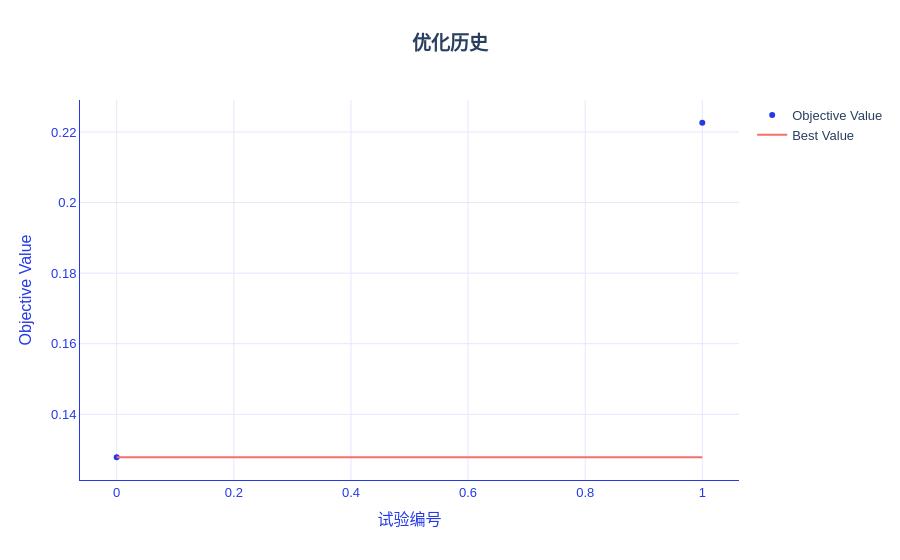

The code cell stored with this chart in its notebook:
### Markdown cell above
## 1. ResNet 分类：预训练、训练、调参与部署

完整独立流程。使用全部样本；为了展示接口，预训练设为一轮、监督训练两轮，不将演示指标当作充分收敛的模型表现。

### Code cell
import sys

sys.path.append("../")

import numpy as np
import pandas as pd
from IPython.display import display
from hscredit import hscredit_dataset
from hscredit.utils.datasets import HSCREDIT_EXAMPLE_COLUMNS
from pathlib import Path
from tempfile import mkdtemp
import torch
from optuna.samplers import GridSampler
from hscredit import ResNet, ModelTuner, get_metric
from hscredit.core.models.losses import FocalLoss
from hscredit.report import ModelReport

from hscredit.core.model_selection import oot_split, group_train_test_split

data = hscredit_dataset(columns=HSCREDIT_EXAMPLE_COLUMNS)

features = ["BASE_X187", "DK_X1689", "DK_X44", "DK_X1995_2", "DK_X1223", "DK_X2677"]
target = "MOB6@30"
data["MOB1@30"] = data["MOB1"].gt(30).astype(int)
data["MOB3@30"] = data["MOB3"].gt(30).astype(int)
data["MOB6@30"] = data["MOB6"].gt(30).astype(int)
data["风险调整金额"] = data["loan_amt"].where(data["MOB6"].le(60), -data["loan_amt"])
data["授信时间"] = pd.to_datetime(data["授信时间"])

# 最新自然月作为 OOT；同一客户不能同时进入开发集和 OOT。
oot_start = data["授信时间"].max().to_period("M").start_time
development, oot = oot_split(data, time_col="授信时间", oot_start=oot_start)
development = development.loc[~development["用户编码"].isin(oot["用户编码"])].copy()
train, test = group_train_test_split(development, group="用户编码", test_size=0.25, random_state=42)
fit_data, validation = group_train_test_split(
    train, group="用户编码", test_size=0.25, random_state=42
)

features = features + ["GROUP", "BASINF_X19", "BASE_X61"]
target = "MOB6@30"

# 预训练只传特征，包含全部训练子集，没有标签和行采样。
pretrained = ResNet(
    target=target,
    objective="binary",
    d_block=16,
    n_blocks=1,
    max_epochs=2,
    batch_size=2048,
    early_stopping_rounds=None,
    validation_fraction=0,
    device="auto",
    random_state=42,
    optimizer=torch.optim.AdamW,
    optimizer_params={"betas": (0.9, 0.98)},
    loss=FocalLoss(alpha=0.6, gamma=1.0),
)
pretrained.pretrain(
    fit_data[features], eval_set=[validation[features]], pretraining_ratio=0.4, max_epochs=1
)
display(pretrained.get_learning_curve())

# 从预训练快照开始监督训练，使用现成优化器、损失和评估指标。
model = ResNet(
    target=target,
    objective="binary",
    d_block=16,
    n_blocks=1,
    max_epochs=2,
    batch_size=2048,
    early_stopping_rounds=None,
    validation_fraction=0,
    device="auto",
    random_state=42,
    optimizer=torch.optim.AdamW,
    optimizer_params={"betas": (0.9, 0.98)},
    loss=FocalLoss(alpha=0.6, gamma=1.0),
)
model.fit(
    fit_data[features + [target]],
    eval_set={"验证集": validation[features + [target]]},
    from_pretrained=pretrained,
)
display(model.get_learning_curve())
display(pd.DataFrame([model.evaluate(test[features + [target]], metrics=["auc", "ks", "brier"])]))

# 两个学习率候选均从相同预训练状态开始。
search_space = {"learning_rate": [0.001, 0.003]}
candidate = ResNet(
    target=target,
    objective="binary",
    d_block=16,
    n_blocks=1,
    max_epochs=2,
    batch_size=2048,
    early_stopping_rounds=None,
    validation_fraction=0,
    device="auto",
    random_state=42,
    optimizer=torch.optim.AdamW,
    optimizer_params={"betas": (0.9, 0.98)},
    loss=FocalLoss(alpha=0.6, gamma=1.0),
)
tuner = ModelTuner(
    candidate,
    search_space=search_space,
    fit_params={"from_pretrained": pretrained},
    metric=get_metric("brier"),
    cv=None,
    n_jobs=1,
    random_state=42,
    sampler=GridSampler(search_space, seed=42),
    retention="predictions",
)
tuner.fit(
    fit_data[features + [target]],
    eval_set={"验证集": validation[features + [target]]},
    n_trials=2,
    show_progress_bar=False,
)
display(tuner.get_optimization_history())
display(tuner.plot_optimization_history())
best_model = tuner.get_best_model()

datasets = {"训练集": fit_data, "验证集": validation, "测试集": test, "OOT": oot}
report = ModelReport(
    best_model,
    datasets=datasets,
    features=features,
    target=target,
    metrics=["auc", "ks", "brier"],
    n_jobs=1,
)
display(report.summary())
output = Path(mkdtemp(prefix="hscredit_ResNet_binary_"))
report.to_excel(
    output / "模型报告.xlsx", with_plots=False, include_sample_records=False, mode="strict"
)
pretrained.save(output / "预训练模型.pkl")
best_model.save(output / "完整模型.pkl")
best_model.save_inference(output / "推理模型.pkl")

restored = ResNet.load(output / "推理模型.pkl")
display(
    pd.DataFrame(restored.predict(test[features]), index=test.index, columns=["预测结果"]).head()
)
print(output)

### Figure 1 — Plotly figure (JSON) as saved in the notebook; plotly's stock layout.template omitted (floating-point values rounded to 4 significant figures)
{"data": [{"mode": "markers", "name": "Objective Value", "type": "scatter", "x": [0, 1], "y": [0.1278, 0.2226]}, {"mode": "lines", "name": "Best Value", "type": "scatter", "x": [0, 1], "y": [0.1278, 0.1278]}, {"marker": {"color": "#8A8FA3"}, "mode": "markers", "name": "Infeasible Trial", "showlegend": false, "type": "scatter", "x": [], "y": []}], "layout": {"colorway": ["#2639E9", "#F76E6C", "#FE7715", "#8892F3", "#9956A4", "#EA4585", "#5665EE", "#F0587A", "#B729AB", "#3C4DEB", "#E73B72", "#832EC2", "#BC5F8F", "#E0249A"], "font": {"family": "Alimama FangYuanTi VF, Microsoft YaHei, sans-serif", "size": 13}, "hoverlabel": {"bgcolor": "white", "bordercolor": "#2639E9", "font": {"family": "Alimama FangYuanTi VF, Microsoft YaHei, sans-serif", "size": 13}}, "legend": {"font": {"size": 13}}, "paper_bgcolor": "white", "plot_bgcolor": "white", "title": {"font": {"size": 19}, "text": "<b>优化历史</b>", "x": 0.5, "xanchor": "center"}, "xaxis": {"color": "#2639E9", "gridcolor": "#E5E7FC", "linecolor": "#2639E9", "showgrid": true, "showline": true, "tickfont": {"size": 13}, "title": {"font": {"size": 16}, "text": "试验编号"}, "zeroline": false}, "yaxis": {"color": "#2639E9", "gridcolor": "#E5E7FC", "linecolor": "#2639E9", "showgrid": true, "showline": true, "tickfont": {"size": 13}, "title": {"font": {"size": 16}, "text": "Objective Value"}, "zeroline": false}}}
